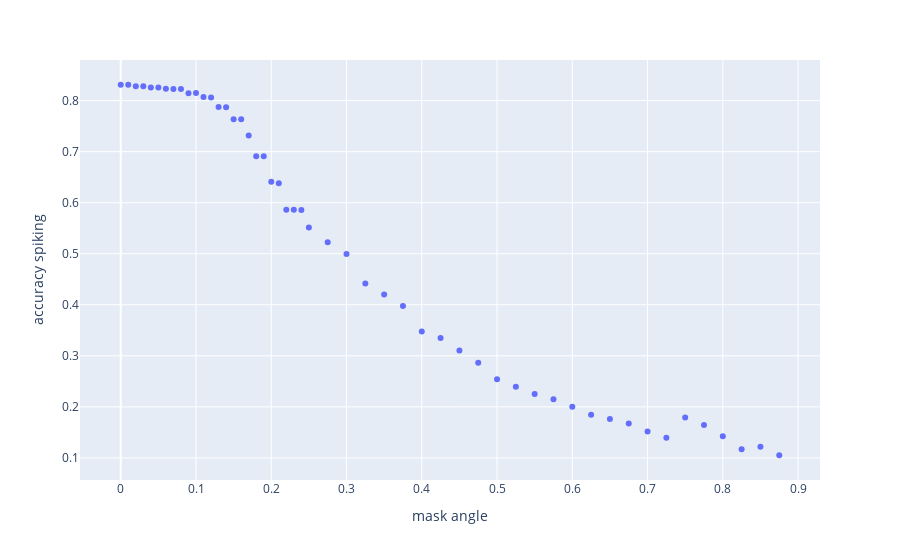

The cell this chart's notebook holds for it:
### Code cell
px.scatter(ma, x = "mask angle", y = "accuracy spiking")

### Figure 1 — Plotly figure (JSON) as saved in the notebook; plotly's stock layout.template omitted (floating-point values rounded to 4 significant figures)
{"data": [{"hovertemplate": "mask angle=%{x}<br>accuracy spiking=%{y}<extra></extra>", "legendgroup": "", "marker": {"color": "#636efa", "symbol": "circle"}, "mode": "markers", "name": "", "orientation": "v", "showlegend": false, "type": "scatter", "x": [0.875, 0.825, 0.85, 0.725, 0.8, 0.7, 0.775, 0.675, 0.65, 0.75, 0.625, 0.6, 0.575, 0.55, 0.525, 0.5, 0.475, 0.45, 0.425, 0.4, 0.375, 0.35, 0.325, 0.3, 0.275, 0.25, 0.24, 0.22, 0.23, 0.21, 0.2, 0.18, 0.19, 0.17, 0.15, 0.16, 0.14, 0.13, 0.12, 0.11, 0.09, 0.1, 0.08, 0.07, 0.06, 0.04, 0.05, 0.03, 0.02, 0.01, 0], "xaxis": "x", "y": [0.1052, 0.1168, 0.1219, 0.1394, 0.1423, 0.1518, 0.1646, 0.1674, 0.1761, 0.1791, 0.1845, 0.2003, 0.215, 0.2252, 0.2392, 0.2541, 0.2864, 0.3102, 0.3349, 0.3475, 0.3976, 0.4201, 0.4415, 0.4993, 0.5227, 0.5512, 0.5857, 0.5862, 0.5864, 0.638, 0.6411, 0.6909, 0.6909, 0.7319, 0.7633, 0.7634, 0.7872, 0.7875, 0.8063, 0.8072, 0.8146, 0.8147, 0.8226, 0.8226, 0.8233, 0.8255, 0.8256, 0.828, 0.8281, 0.831, 0.8311], "yaxis": "y"}], "layout": {"legend": {"tracegroupgap": 0}, "margin": {"t": 60}, "xaxis": {"anchor": "y", "domain": [0, 1], "title": {"text": "mask angle"}}, "yaxis": {"anchor": "x", "domain": [0, 1], "title": {"text": "accuracy spiking"}}}}
